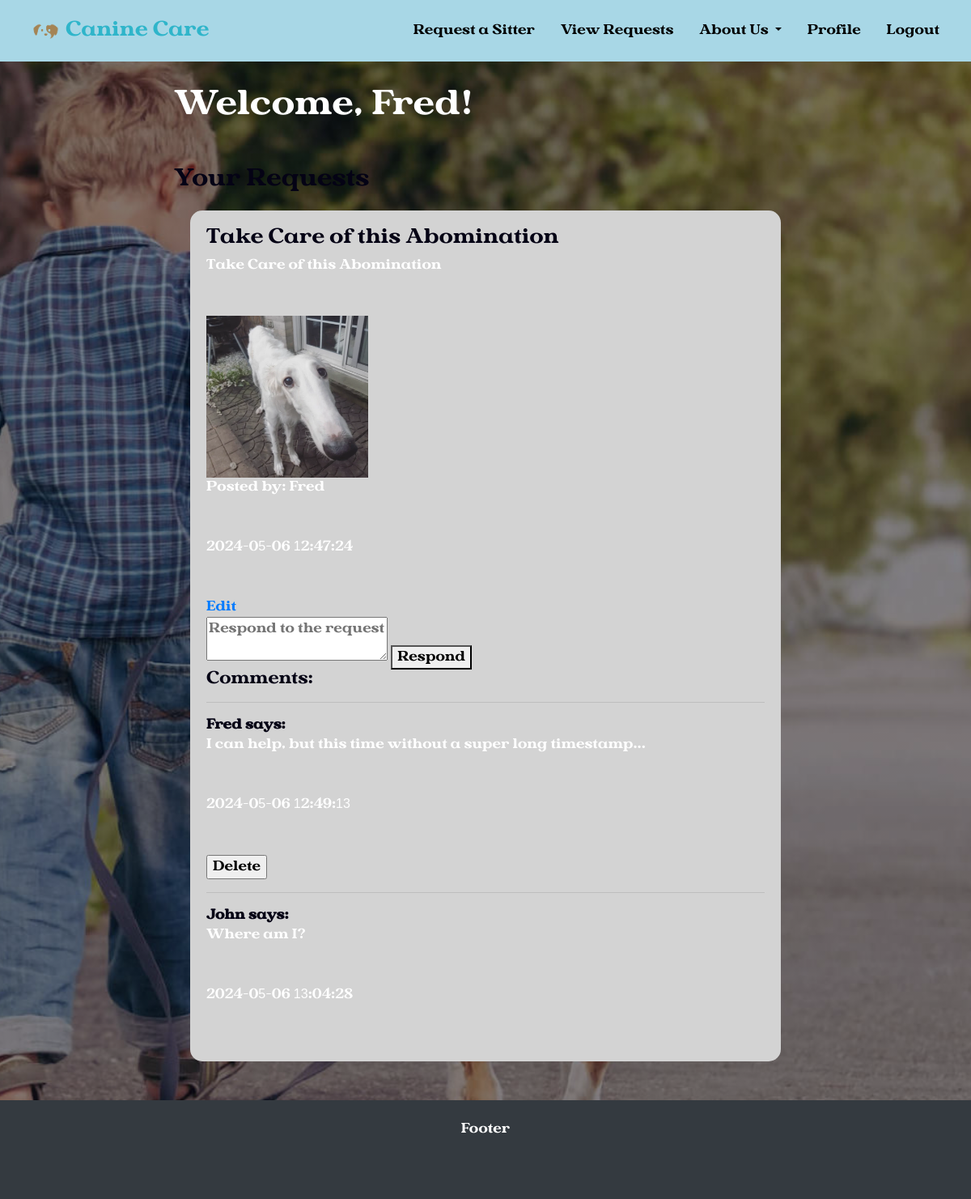
The page /profile/ (signed in) on the database its author committed.
### project/models.py (models this page shows)
class User(UserMixin, db.Model):
    id = db.Column(db.Integer, primary_key=True, autoincrement=True)
    email = db.Column(db.String(100), unique=True)
    password = db.Column(db.String(100))
    name = db.Column(db.String(100), unique = True)

class Reqs(db.Model):
    __tablename__ = 'Reqs'
    id = db.Column(db.Integer, primary_key=True, autoincrement=True)
    title = db.Column(db.String(50))
    content = db.Column(db.String(1000))
    poster = db.Column(db.String(100))
    image = db.Column(db.String(100), unique = True)
    time_created = db.Column(TIMESTAMP)
    comments = db.relationship('Comment', backref=db.backref('Reqs', lazy=True))

class Comment(db.Model):
    __tablename = 'Comment'
    id = db.Column(db.Integer, primary_key=True, autoincrement=True)
    content = db.Column(db.String(1000))
    req_id = db.Column(db.Integer, db.ForeignKey('Reqs.id'))
    poster = db.Column(db.String(1000))
    time_created = db.Column(TIMESTAMP)

### project/main.py (the view)
@main.route('/profile/')
@login_required
def profile():
    return render_template('profile.html', reqs=Reqs.query.all(), name=current_user.name)

### project/__init__.py (called while the page is built)
def create_app():
    app = Flask(__name__)
    app.config['SECRET_KEY'] = 'secret-key-goes-here'
    app.config['SQLALCHEMY_DATABASE_URI'] = 'sqlite:///db.sqlite'
    db.init_app(app)
    login_manager = LoginManager()
    login_manager.login_view = 'auth.login'
    login_manager.init_app(app)
    from .models import User
    with app.app_context():
      db.create_all()
    @login_manager.user_loader
    def load_user(user_id):
        return User.query.get(int(user_id))
    from .auth import auth as auth_blueprint
    app.register_blueprint(auth_blueprint)
    from .main import main as main_blueprint
    app.register_blueprint(main_blueprint)
    return app

### project/templates/profile.html
{% extends "base.html" %}
{% block content %}
<h1 class="title">
  Welcome, {{ name }}!
</h1>
<h3>Your Requests</h3>
{% for req in reqs %}
  {% if req.poster == name %}
    <div class='request'>
      <h4>{{ req.title }}</h4>
      <p>{{ req.content }}</p>
      {% if req['image'] != None %}
        <img src="{{ url_for('static', filename='uploads/' + req['image']) }}" width="200px" height="200px">
        <br>
      {% endif %}
      <p>Posted by: {{ req.poster }}</p>
      <p>{{ req.time_created }}</p>
      <a href="{{ url_for('main.editrequest', id=req.id) }}">Edit</a>
      <form action="{{ url_for('main.add_comment', req_id=req.id) }}" method="POST">
        <textarea name="comment_content" placeholder="Respond to the request"></textarea>
        <button type="submit">Respond</button>
      </form>
      <h5>Comments:</h5>
      {% for comment in req.comments %}
        <hr>
        <b>{{ comment.poster }} says:</b>
        <p>{{ comment.content }}</p>
        <p>{{ comment.time_created }}</p>
        {% if comment.poster == name %}
          <form action="{{ url_for('main.delete_comment', id=comment.id) }}" method="POST">
            <input type="submit" value="Delete"
            onclick="return confirm('Are you sure you want to delete this comment?')">
          </form>
        {% endif %}
      {% endfor %}
    </div>
  {% endif %}
{% endfor %}
{% endblock %}

### project/templates/base.html (shortened to what this page needs)
<!DOCTYPE html>
<html>
<head>
  <link rel="stylesheet" href="https://cdn.jsdelivr.net/npm/bootstrap@4.6.2/dist/css/bootstrap.min.css">
  <link rel="stylesheet" type="text/css" href={{ url_for('static', filename='styles/global.css') }}/>
  <link rel="stylesheet" type="text/css" href={{ url_for('static', filename='styles/navbar.css') }}/>
</head>
<body>
  <header>
    <nav class="navbar navbar-expand-sm" id="navbar">
      <div class="container-fluid">
          <a class="navbar-brand" href="{{ url_for('main.index') }}"><img src="{{ url_for('static', filename='images/logo2.png') }}" width="50px" heigh="50px">Canine Care</a>
          <div class="collapse navbar-collapse" id="navbarID">
              <div class="navbar-nav">
                  <a class="nav-link active" aria-current="page" href="{{ url_for('main.createrequest') }}">Request a Sitter</a>
                  <a class="nav-link active" aria-current="page" href="{{ url_for('main.viewrequests') }}">View Requests</a>
                  <li class="nav-item dropdown">
                    <a class="nav-link dropdown-toggle" href="#" id="navbarDropdownMenuLink" data-toggle="dropdown" aria-haspopup="true" aria-expanded="false">
                      About Us
                    </a>
                  </li>
                  {% if current_user.is_authenticated %}
                    <a href="{{ url_for('main.profile') }}" class="nav-link active" aria-current="page">
                      Profile
                    </a>
                  {% endif %}
                  {% if current_user.is_authenticated %}
                    <a href="{{ url_for('auth.logout') }}" class="nav-link active" aria-current="page">
                      Logout
                    </a>
                  {% endif %}
              </div>
          </div>
        </div>
    </nav>
  </header>
  <div class="col-sm-8 container pt-3 my-3">
      {% block content %}
      {% endblock %}
  </div>
  <div class="mt-5 p-4 bg-dark text-white text-center">
    <p>Footer</p>
  </div>
</body>
</html>

### project/static/styles/global.css (style rules this page uses)
body { background-color: white; font-family: "Vergilia", sans-serif; color: var(--text-colour); }
.title, p { color: white; margin-bottom: 50px; font-family: 'Vergilia', sans-serif; }
.request { padding: 20px; margin: 20px; background-color: lightgray; border-radius: 15px; }
:root { --text-colour: #050315; --background-colour: #a8d7e6; --primary-colour: #f7f7df; --secondary-colour: #f8e9b4; --accent-colour: #2fb5ca; }

### project/static/styles/navbar.css (style rules this page uses)
.navbar.navbar-expand-sm { background-color: var(--background-colour); }
.navbar.navbar-expand-sm .navbar-brand { font-family: "Vergilia"; font-size: 1.5em; color: var(--accent-colour); }
.navbar.navbar-expand-sm .nav-link { color: black; }
.navbar-nav { margin-left: auto; }
.navbar-nav .nav-link { margin-left: 16px; }

### rows shown on the page
User: name "Fred"
Reqs: title "Take Care of this Abomination", content "Take Care of this Abomination", image (picture), poster "Fred", time_created "2024-05-06 12:47:24"
Comment: poster "Fred", content "I can help, but this time without a super long timestamp...", time_created "2024-05-06 12:49:13"
Comment: poster "John", content "Where am I?", time_created "2024-05-06 13:04:28"
